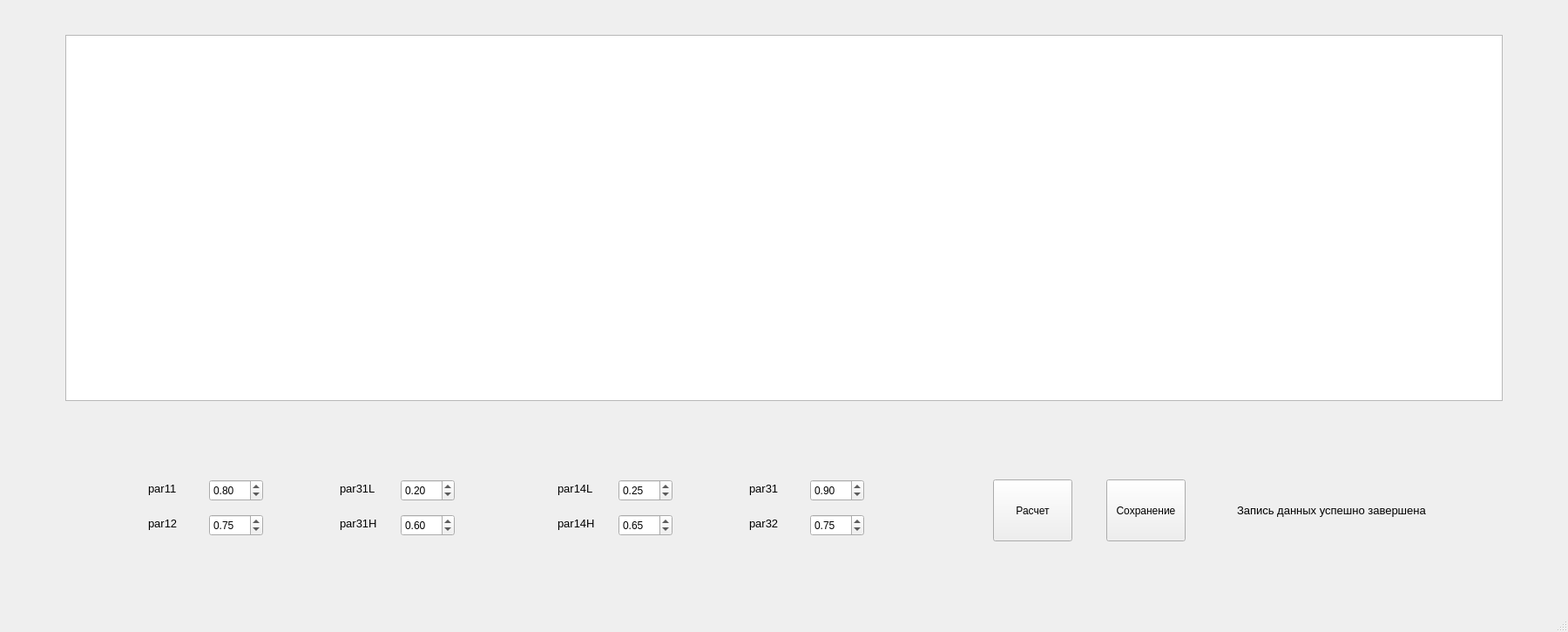
<?xml version="1.0" encoding="UTF-8"?>
<ui version="4.0">
 <class>MainWindow</class>
 <widget class="QMainWindow" name="MainWindow">
  <property name="enabled">
   <bool>true</bool>
  </property>
  <property name="geometry">
   <rect>
    <x>0</x>
    <y>0</y>
    <width>1800</width>
    <height>725</height>
   </rect>
  </property>
  <property name="windowTitle">
   <string>MainWindow</string>
  </property>
  <widget class="QWidget" name="centralwidget">
   <widget class="QDoubleSpinBox" name="par11">
    <property name="geometry">
     <rect>
      <x>240</x>
      <y>550</y>
      <width>62</width>
      <height>25</height>
     </rect>
    </property>
    <property name="maximum">
     <double>1.000000000000000</double>
    </property>
    <property name="singleStep">
     <double>0.050000000000000</double>
    </property>
    <property name="value">
     <double>0.800000000000000</double>
    </property>
   </widget>
   <widget class="QDoubleSpinBox" name="par12">
    <property name="geometry">
     <rect>
      <x>240</x>
      <y>590</y>
      <width>62</width>
      <height>25</height>
     </rect>
    </property>
    <property name="maximum">
     <double>1.000000000000000</double>
    </property>
    <property name="singleStep">
     <double>0.050000000000000</double>
    </property>
    <property name="value">
     <double>0.750000000000000</double>
    </property>
   </widget>
   <widget class="QDoubleSpinBox" name="par31">
    <property name="geometry">
     <rect>
      <x>930</x>
      <y>550</y>
      <width>62</width>
      <height>25</height>
     </rect>
    </property>
    <property name="maximum">
     <double>1.000000000000000</double>
    </property>
    <property name="singleStep">
     <double>0.050000000000000</double>
    </property>
    <property name="value">
     <double>0.900000000000000</double>
    </property>
   </widget>
   <widget class="QDoubleSpinBox" name="par13L">
    <property name="geometry">
     <rect>
      <x>460</x>
      <y>550</y>
      <width>62</width>
      <height>25</height>
     </rect>
    </property>
    <property name="maximum">
     <double>1.000000000000000</double>
    </property>
    <property name="singleStep">
     <double>0.050000000000000</double>
    </property>
    <property name="value">
     <double>0.200000000000000</double>
    </property>
   </widget>
   <widget class="QDoubleSpinBox" name="par13H">
    <property name="geometry">
     <rect>
      <x>460</x>
      <y>590</y>
      <width>62</width>
      <height>25</height>
     </rect>
    </property>
    <property name="maximum">
     <double>1.000000000000000</double>
    </property>
    <property name="singleStep">
     <double>0.050000000000000</double>
    </property>
    <property name="value">
     <double>0.600000000000000</double>
    </property>
   </widget>
   <widget class="QDoubleSpinBox" name="par14L">
    <property name="geometry">
     <rect>
      <x>710</x>
      <y>550</y>
      <width>62</width>
      <height>25</height>
     </rect>
    </property>
    <property name="maximum">
     <double>1.000000000000000</double>
    </property>
    <property name="singleStep">
     <double>0.050000000000000</double>
    </property>
    <property name="value">
     <double>0.250000000000000</double>
    </property>
   </widget>
   <widget class="QDoubleSpinBox" name="par32">
    <property name="geometry">
     <rect>
      <x>930</x>
      <y>590</y>
      <width>62</width>
      <height>25</height>
     </rect>
    </property>
    <property name="maximum">
     <double>1.000000000000000</double>
    </property>
    <property name="singleStep">
     <double>0.050000000000000</double>
    </property>
    <property name="value">
     <double>0.750000000000000</double>
    </property>
   </widget>
   <widget class="QDoubleSpinBox" name="par14H">
    <property name="geometry">
     <rect>
      <x>710</x>
      <y>590</y>
      <width>62</width>
      <height>25</height>
     </rect>
    </property>
    <property name="maximum">
     <double>1.000000000000000</double>
    </property>
    <property name="singleStep">
     <double>0.050000000000000</double>
    </property>
    <property name="value">
     <double>0.650000000000000</double>
    </property>
   </widget>
   <widget class="QLabel" name="label">
    <property name="geometry">
     <rect>
      <x>170</x>
      <y>550</y>
      <width>55</width>
      <height>21</height>
     </rect>
    </property>
    <property name="font">
     <font>
      <pointsize>10</pointsize>
     </font>
    </property>
    <property name="text">
     <string>par11</string>
    </property>
   </widget>
   <widget class="QLabel" name="label_2">
    <property name="geometry">
     <rect>
      <x>170</x>
      <y>590</y>
      <width>55</width>
      <height>21</height>
     </rect>
    </property>
    <property name="font">
     <font>
      <pointsize>10</pointsize>
     </font>
    </property>
    <property name="text">
     <string>par12</string>
    </property>
   </widget>
   <widget class="QLabel" name="label_3">
    <property name="geometry">
     <rect>
      <x>390</x>
      <y>550</y>
      <width>55</width>
      <height>21</height>
     </rect>
    </property>
    <property name="font">
     <font>
      <pointsize>10</pointsize>
     </font>
    </property>
    <property name="text">
     <string>par31L</string>
    </property>
   </widget>
   <widget class="QLabel" name="label_4">
    <property name="geometry">
     <rect>
      <x>390</x>
      <y>590</y>
      <width>55</width>
      <height>21</height>
     </rect>
    </property>
    <property name="font">
     <font>
      <pointsize>10</pointsize>
     </font>
    </property>
    <property name="text">
     <string>par31H</string>
    </property>
   </widget>
   <widget class="QLabel" name="label_5">
    <property name="geometry">
     <rect>
      <x>640</x>
      <y>550</y>
      <width>55</width>
      <height>21</height>
     </rect>
    </property>
    <property name="font">
     <font>
      <pointsize>10</pointsize>
     </font>
    </property>
    <property name="text">
     <string>par14L</string>
    </property>
   </widget>
   <widget class="QLabel" name="label_6">
    <property name="geometry">
     <rect>
      <x>640</x>
      <y>590</y>
      <width>55</width>
      <height>21</height>
     </rect>
    </property>
    <property name="font">
     <font>
      <pointsize>10</pointsize>
     </font>
    </property>
    <property name="text">
     <string>par14H</string>
    </property>
   </widget>
   <widget class="QLabel" name="label_7">
    <property name="geometry">
     <rect>
      <x>860</x>
      <y>550</y>
      <width>55</width>
      <height>21</height>
     </rect>
    </property>
    <property name="font">
     <font>
      <pointsize>10</pointsize>
     </font>
    </property>
    <property name="text">
     <string>par31</string>
    </property>
   </widget>
   <widget class="QLabel" name="label_8">
    <property name="geometry">
     <rect>
      <x>860</x>
      <y>590</y>
      <width>55</width>
      <height>21</height>
     </rect>
    </property>
    <property name="font">
     <font>
      <pointsize>10</pointsize>
     </font>
    </property>
    <property name="text">
     <string>par32</string>
    </property>
   </widget>
   <widget class="QPushButton" name="createVectorOfBetsButton">
    <property name="geometry">
     <rect>
      <x>1140</x>
      <y>550</y>
      <width>91</width>
      <height>71</height>
     </rect>
    </property>
    <property name="text">
     <string>Расчет</string>
    </property>
   </widget>
   <widget class="QTableWidget" name="tableWidget">
    <property name="geometry">
     <rect>
      <x>75</x>
      <y>40</y>
      <width>1650</width>
      <height>420</height>
     </rect>
    </property>
   </widget>
   <widget class="QPushButton" name="WriteBetsOnExcelButton">
    <property name="geometry">
     <rect>
      <x>1270</x>
      <y>550</y>
      <width>91</width>
      <height>71</height>
     </rect>
    </property>
    <property name="text">
     <string>Сохранение</string>
    </property>
   </widget>
   <widget class="QLabel" name="textAboutEndOfWrite">
    <property name="enabled">
     <bool>true</bool>
    </property>
    <property name="geometry">
     <rect>
      <x>1420</x>
      <y>550</y>
      <width>291</width>
      <height>71</height>
     </rect>
    </property>
    <property name="font">
     <font>
      <pointsize>10</pointsize>
     </font>
    </property>
    <property name="text">
     <string>Запись данных успешно завершена</string>
    </property>
   </widget>
  </widget>
  <widget class="QMenuBar" name="menubar">
   <property name="geometry">
    <rect>
     <x>0</x>
     <y>0</y>
     <width>1800</width>
     <height>25</height>
    </rect>
   </property>
  </widget>
  <widget class="QStatusBar" name="statusbar"/>
 </widget>
 <resources/>
 <connections/>
</ui>
